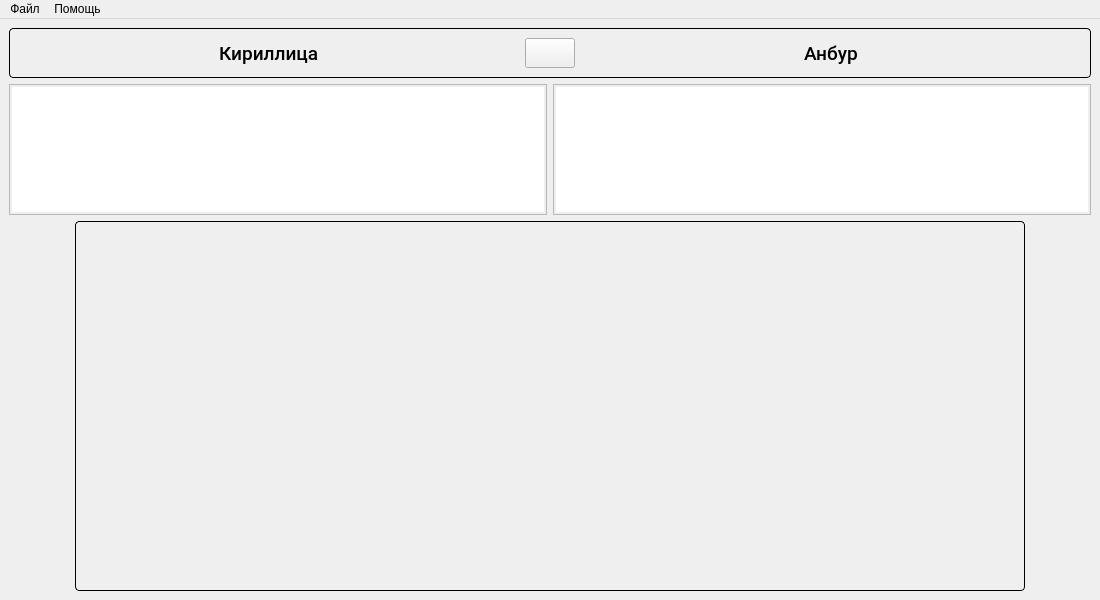
<?xml version="1.0" encoding="UTF-8"?>
<ui version="4.0">
 <class>MainWindow</class>
 <widget class="QMainWindow" name="MainWindow">
  <property name="geometry">
   <rect>
    <x>0</x>
    <y>0</y>
    <width>1100</width>
    <height>600</height>
   </rect>
  </property>
  <property name="minimumSize">
   <size>
    <width>1100</width>
    <height>600</height>
   </size>
  </property>
  <property name="maximumSize">
   <size>
    <width>16777215</width>
    <height>16777215</height>
   </size>
  </property>
  <property name="windowTitle">
   <string>MainWindow</string>
  </property>
  <property name="styleSheet">
   <string notr="true">#frame, #frame_2 {
	border-radius: 4px;
	border: 1px solid;
}</string>
  </property>
  <widget class="QWidget" name="centralwidget">
   <layout class="QGridLayout" name="gridLayout">
    <item row="0" column="0" colspan="3">
     <widget class="QFrame" name="frame">
      <property name="minimumSize">
       <size>
        <width>0</width>
        <height>50</height>
       </size>
      </property>
      <property name="maximumSize">
       <size>
        <width>16777215</width>
        <height>50</height>
       </size>
      </property>
      <property name="styleSheet">
       <string notr="true"/>
      </property>
      <property name="frameShape">
       <enum>QFrame::StyledPanel</enum>
      </property>
      <property name="frameShadow">
       <enum>QFrame::Raised</enum>
      </property>
      <layout class="QHBoxLayout" name="horizontalLayout_2">
       <item>
        <layout class="QHBoxLayout" name="horizontalLayout_4">
         <item>
          <spacer name="horizontalSpacer_3">
           <property name="orientation">
            <enum>Qt::Horizontal</enum>
           </property>
           <property name="sizeHint" stdset="0">
            <size>
             <width>40</width>
             <height>20</height>
            </size>
           </property>
          </spacer>
         </item>
         <item>
          <widget class="QLabel" name="label_2">
           <property name="font">
            <font>
             <family>Roboto Medium</family>
             <pointsize>14</pointsize>
            </font>
           </property>
           <property name="text">
            <string>Кириллица</string>
           </property>
          </widget>
         </item>
         <item>
          <spacer name="horizontalSpacer_4">
           <property name="orientation">
            <enum>Qt::Horizontal</enum>
           </property>
           <property name="sizeHint" stdset="0">
            <size>
             <width>40</width>
             <height>20</height>
            </size>
           </property>
          </spacer>
         </item>
        </layout>
       </item>
       <item>
        <widget class="QPushButton" name="reverse_translate_btn">
         <property name="minimumSize">
          <size>
           <width>50</width>
           <height>30</height>
          </size>
         </property>
         <property name="text">
          <string/>
         </property>
         <property name="icon">
          <iconset>
           <normaloff>../img/arrow_right.png</normaloff>../img/arrow_right.png</iconset>
         </property>
        </widget>
       </item>
       <item>
        <layout class="QHBoxLayout" name="horizontalLayout_3">
         <item>
          <spacer name="horizontalSpacer">
           <property name="orientation">
            <enum>Qt::Horizontal</enum>
           </property>
           <property name="sizeHint" stdset="0">
            <size>
             <width>40</width>
             <height>20</height>
            </size>
           </property>
          </spacer>
         </item>
         <item>
          <widget class="QLabel" name="label">
           <property name="font">
            <font>
             <family>Roboto Medium</family>
             <pointsize>14</pointsize>
            </font>
           </property>
           <property name="text">
            <string>Анбур</string>
           </property>
          </widget>
         </item>
         <item>
          <spacer name="horizontalSpacer_2">
           <property name="orientation">
            <enum>Qt::Horizontal</enum>
           </property>
           <property name="sizeHint" stdset="0">
            <size>
             <width>40</width>
             <height>20</height>
            </size>
           </property>
          </spacer>
         </item>
        </layout>
       </item>
      </layout>
     </widget>
    </item>
    <item row="2" column="1">
     <widget class="QFrame" name="frame_2">
      <property name="minimumSize">
       <size>
        <width>950</width>
        <height>370</height>
       </size>
      </property>
      <property name="styleSheet">
       <string notr="true">#frame_2 {
	background: qlineargradient(x1:0, y1:0, x2:1, y2:1,
                  stop:0 #cacaca, stop:1 #faeecb)
}</string>
      </property>
      <property name="frameShape">
       <enum>QFrame::StyledPanel</enum>
      </property>
      <property name="frameShadow">
       <enum>QFrame::Raised</enum>
      </property>
      <layout class="QVBoxLayout" name="verticalLayout">
       <item>
        <layout class="QVBoxLayout" name="keyboard_layout"/>
       </item>
      </layout>
     </widget>
    </item>
    <item row="1" column="0" colspan="3">
     <layout class="QGridLayout" name="texts_layout">
      <item row="0" column="0">
       <widget class="QPlainTextEdit" name="source_plain_text_edit_1">
        <property name="minimumSize">
         <size>
          <width>300</width>
          <height>50</height>
         </size>
        </property>
        <property name="font">
         <font>
          <family>Calibri</family>
          <pointsize>14</pointsize>
         </font>
        </property>
        <property name="styleSheet">
         <string notr="true">padding: 2px;</string>
        </property>
        <property name="plainText">
         <string/>
        </property>
       </widget>
      </item>
      <item row="0" column="1">
       <widget class="QPlainTextEdit" name="plain_text_edit_2">
        <property name="minimumSize">
         <size>
          <width>300</width>
          <height>50</height>
         </size>
        </property>
        <property name="font">
         <font>
          <family>Calibri</family>
          <pointsize>14</pointsize>
         </font>
        </property>
        <property name="styleSheet">
         <string notr="true">padding: 2px;</string>
        </property>
       </widget>
      </item>
     </layout>
    </item>
   </layout>
  </widget>
  <widget class="QMenuBar" name="menuBar">
   <property name="geometry">
    <rect>
     <x>0</x>
     <y>0</y>
     <width>1100</width>
     <height>26</height>
    </rect>
   </property>
   <widget class="QMenu" name="menu">
    <property name="title">
     <string>Файл</string>
    </property>
    <addaction name="action"/>
    <addaction name="separator"/>
    <addaction name="action_3"/>
   </widget>
   <widget class="QMenu" name="menu_2">
    <property name="title">
     <string>Помощь</string>
    </property>
    <addaction name="action_4"/>
    <addaction name="action_5"/>
    <addaction name="separator"/>
    <addaction name="action_7"/>
   </widget>
   <addaction name="menu"/>
   <addaction name="menu_2"/>
  </widget>
  <action name="action">
   <property name="text">
    <string>Настройки конфигурации</string>
   </property>
  </action>
  <action name="action_3">
   <property name="text">
    <string>Выход</string>
   </property>
  </action>
  <action name="action_4">
   <property name="text">
    <string>О проекте</string>
   </property>
  </action>
  <action name="action_5">
   <property name="text">
    <string>Помощь</string>
   </property>
  </action>
  <action name="action_7">
   <property name="text">
    <string>Обратная связь</string>
   </property>
  </action>
 </widget>
 <resources/>
 <connections/>
</ui>
